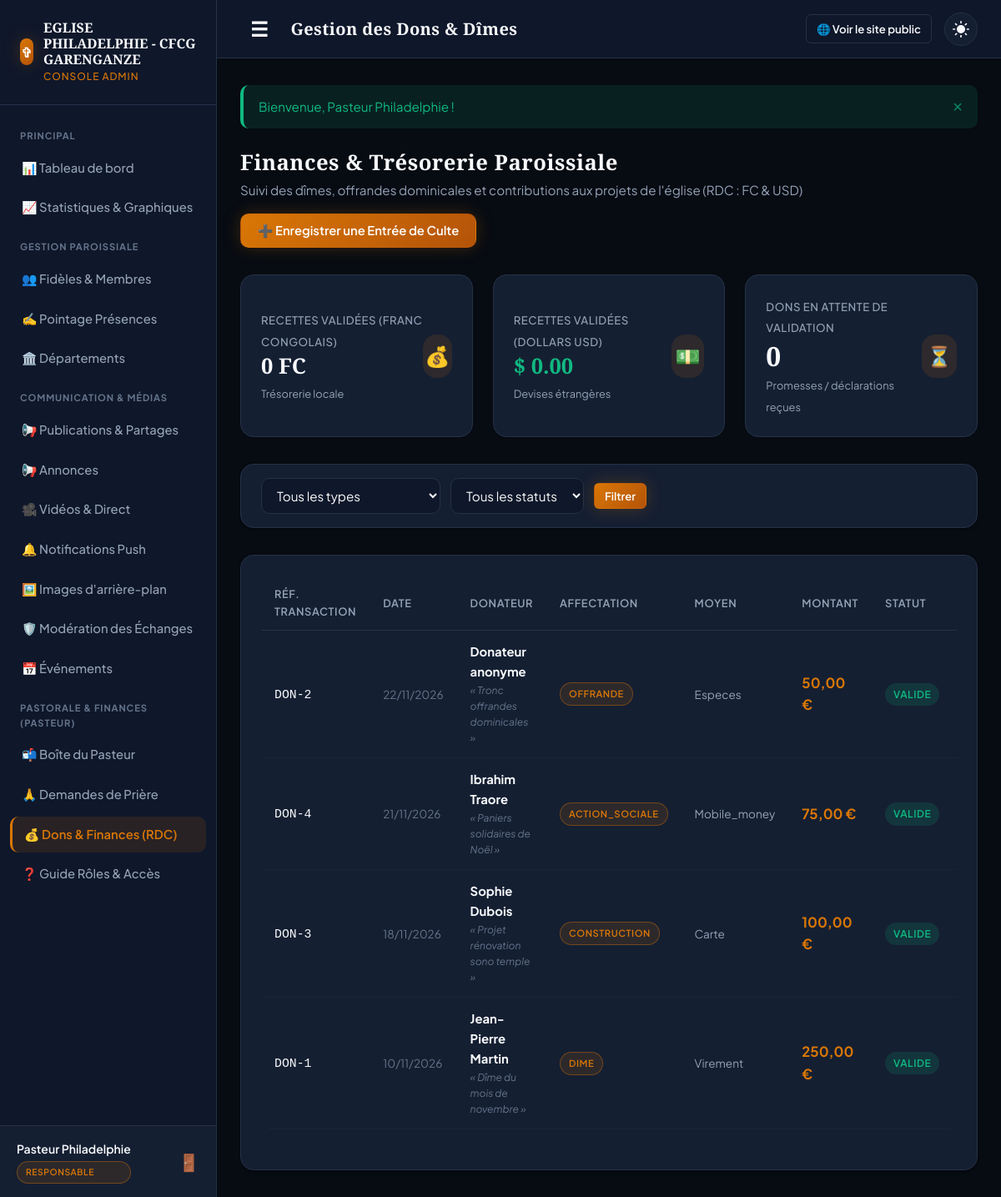
The app's page /admin/dons.php (signed in) with its own data.
### tables this page shows
CREATE TABLE `eglise` (
  `id` int NOT NULL AUTO_INCREMENT,
  `nom` varchar(150) NOT NULL,
  `slogan` varchar(200) DEFAULT NULL,
  `adresse` varchar(255) DEFAULT NULL,
  `telephone` varchar(30) DEFAULT NULL,
  `email` varchar(100) DEFAULT NULL,
  `logo` varchar(255) DEFAULT NULL,
  `a_propos` text,
  `facebook_url` varchar(255) DEFAULT NULL,
  `youtube_url` varchar(255) DEFAULT NULL,
  `tiktok_url` varchar(255) DEFAULT NULL,
  `whatsapp` varchar(30) DEFAULT NULL,
  PRIMARY KEY (`id`)
);

CREATE TABLE `dons` (
  `id` int NOT NULL AUTO_INCREMENT,
  `fidele_id` int DEFAULT NULL,
  `nom_donateur` varchar(120) DEFAULT NULL,
  `telephone` varchar(30) DEFAULT NULL,
  `type_don` enum('dime','offrande','construction','mission','action_sociale','autre') DEFAULT 'offrande',
  `montant` decimal(12,2) NOT NULL,
  `devise` varchar(5) DEFAULT 'EUR',
  `methode` enum('especes','virement','mobile_money','cheque','carte') DEFAULT 'especes',
  `reference_transaction` varchar(100) DEFAULT NULL,
  `statut` enum('en_attente','valide','annule') DEFAULT 'valide',
  `date_don` datetime DEFAULT CURRENT_TIMESTAMP,
  `enregistre_par_admin_id` int DEFAULT NULL,
  `remarque` varchar(255) DEFAULT NULL,
  PRIMARY KEY (`id`),
  KEY `idx_dons_statut_date` (`statut`,`date_don`),
  KEY `idx_dons_type` (`type_don`),
  KEY `idx_dons_fidele` (`fidele_id`),
  KEY `fk_dons_admin` (`enregistre_par_admin_id`),
  CONSTRAINT `fk_dons_admin` FOREIGN KEY (`enregistre_par_admin_id`) REFERENCES `admins` (`id`) ON DELETE SET NULL,
  CONSTRAINT `fk_dons_fidele` FOREIGN KEY (`fidele_id`) REFERENCES `fideles` (`id`) ON DELETE SET NULL
);

### admin/dons.php (the view, shortened to what the rows shown need)
<?php
require_once __DIR__ . '/../config/database.php';
require_once __DIR__ . '/../includes/functions.php';
require_once __DIR__ . '/../includes/db_helpers.php';
$where = ["1=1"];
$params = [];
$whereClause = implode(' AND ', $where);
$stmtDons = db()->prepare("
    SELECT d.*, adm.nom as admin_nom, f.nom as fidele_nom, f.prenom as fidele_prenom
    FROM dons d
    LEFT JOIN admins adm ON d.enregistre_par_admin_id = adm.id
    LEFT JOIN fideles f ON d.fidele_id = f.id
    WHERE $whereClause
    ORDER BY d.date_don DESC
");
$stmtDons->execute($params);
$donsList = $stmtDons->fetchAll();
include __DIR__ . '/../templates/admin_header.php';
?>
<div style="display: flex; justify-content: space-between; align-items: center; margin-bottom: 2rem; flex-wrap: wrap; gap: 1rem;">
    <div>
        <h2 style="font-size: 1.6rem; margin-bottom: 4px;">Finances & Trésorerie Paroissiale</h2>
    </div>
</div>
<div class="card">
    <div class="table-responsive">
        <table class="table">
            <thead>
                <tr>
                    <th>Réf. Transaction</th>
                    <th>Date</th>
                    <th>Donateur</th>
                    <th>Affectation</th>
                    <th>Moyen</th>
                    <th>Montant</th>
                    <th>Statut</th>
                    <th style="text-align: right;">Actions</th>
                </tr>
            </thead>
            <tbody>
                <?php if (empty($donsList)): ?>
                    <tr>
                        <td colspan="8" style="text-align: center; padding: 2.5rem; color: var(--text-muted);">
                            Aucun don enregistré avec ces critères.
                        </td>
                    </tr>
                <?php else: ?>
                    <?php foreach ($donsList as $d): ?>
                        <tr>
                            <td>
                                <code><?= e($d['reference_transaction'] ?: 'DON-' . $d['id']) ?></code>
                            </td>
                            <td style="font-size: 0.85rem; color: var(--text-muted);">
                                <?= date('d/m/Y', strtotime($d['date_don'])) ?>
                            </td>
                            <td>
                                <strong><?= e($d['nom_donateur'] ?? 'Anonyme') ?></strong>
                                <?php if (!empty($d['remarque'])): ?>
                                    <div style="font-size: 0.75rem; color: var(--text-muted); font-style: italic;">
                                        « <?= e($d['remarque']) ?> »
                                    </div>
                                <?php endif; ?>
                            </td>
                            <td>
                                <span class="badge badge-gold" style="font-size: 0.7rem;">
                                    <?= strtoupper(e($d['type_don'])) ?>
                                </span>
                            </td>
                            <td style="font-size: 0.85rem; color: var(--text-secondary);">
                                <?= ucfirst(e($d['methode'])) ?>
                            </td>
                            <td style="font-weight: 700; color: var(--gold-primary); font-size: 1.05rem;">
                                <?= format_currency((float)$d['montant'], $d['devise']) ?>
                            </td>
                            <td>
                                <span class="badge <?= $d['statut'] === 'valide' ? 'badge-success' : ($d['statut'] === 'en_attente' ? 'badge-warning' : 'badge-danger') ?>">
                                    <?= ucfirst(e($d['statut'])) ?>
                                </span>
                            </td>
                            <td style="text-align: right;">
                            </td>
                        </tr>
                    <?php endforeach; ?>
                <?php endif; ?>
            </tbody>
        </table>
    </div>
</div>
<?php include __DIR__ . '/../templates/admin_footer.php'; ?>

### templates/admin_sidebar.php (shortened to what the rows shown need)
<aside class="admin-sidebar" id="admin-sidebar">
    <a href="<?= ADMIN_URL ?>/index.php" class="sidebar-brand">
        <div class="brand-text">
            <span class="brand-title" style="font-size: 1rem;"><?= e($church['nom'] ?? 'Église App') ?></span>
            <span class="brand-subtitle">Console Admin</span>
        </div>
    </a>
</aside>

### records on screen
eglise: nom "EGLISE PHILADELPHIE - CFCG GARENGANZE"
dons: reference_transaction+id "DON-2", date_don "22/11/2026", nom_donateur "Donateur anonyme", remarque "Tronc offrandes dominicales", type_don "OFFRANDE", methode "Especes", format_currency((float)$d['montant'], $d['devise']) "50,00 €", statut "VALIDE"
dons: reference_transaction+id "DON-4", date_don "21/11/2026", nom_donateur "Ibrahim Traore", remarque "Paniers solidaires de Noël", type_don "ACTION_SOCIALE", methode "Mobile_money", format_currency((float)$d['montant'], $d['devise']) "75,00 €", statut "VALIDE"
dons: reference_transaction+id "DON-3", date_don "18/11/2026", nom_donateur "Sophie Dubois", remarque "Projet rénovation sono temple", type_don "CONSTRUCTION", methode "Carte", format_currency((float)$d['montant'], $d['devise']) "100,00 €", statut "VALIDE"
dons: reference_transaction+id "DON-1", date_don "10/11/2026", nom_donateur "Jean-Pierre Martin", remarque "Dîme du mois de novembre", type_don "DIME", methode "Virement", format_currency((float)$d['montant'], $d['devise']) "250,00 €", statut "VALIDE"

### other values on screen
$currentUser['nom'] "Pasteur Philadelphie"
$currentUser['role'] "RESPONSABLE"
$adminHeaderTitle "Gestion des Dons & Dîmes"
$flash['message'] "Bienvenue, Pasteur Philadelphie !"
$totalFC "0"
$totalUSD "0.00"
$enAttenteCount "0"
